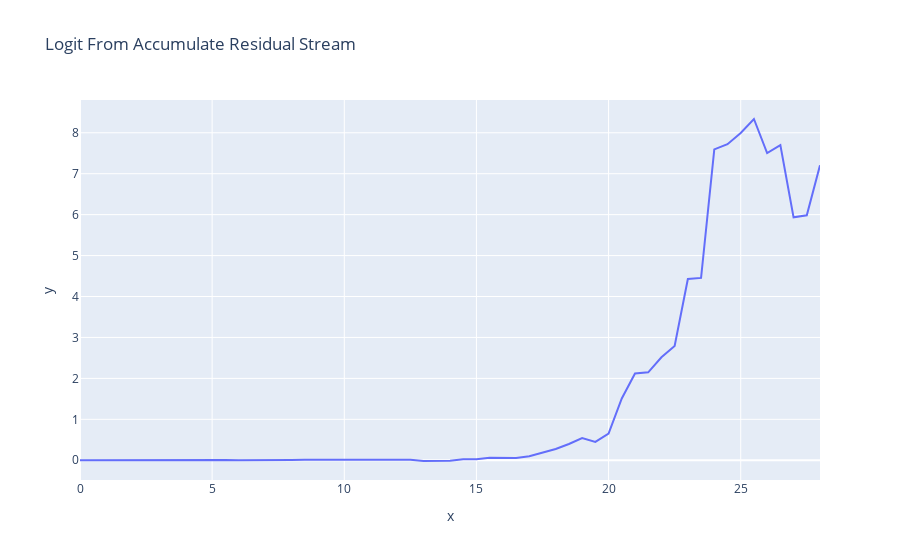

The notebook cell saved with this chart:
### Code cell
accumulated_residual, labels = clean_cache.accumulated_resid(
    layer=-1, incl_mid=True, pos_slice=-1, return_labels=True
)
logit_lens_logit_diffs = residual_stack_to_logit_diff(accumulated_residual, clean_cache)
line(
    logit_lens_logit_diffs,
    x=np.arange(model.cfg.n_layers * 2 + 1) / 2,
    hover_name=labels,
    title="Logit From Accumulate Residual Stream",
)

### Figure 1 — Plotly figure (JSON) as saved in the notebook; plotly's stock layout.template omitted (floating-point values rounded to 4 significant figures)
{"data": [{"hovertemplate": "<b>%{hovertext}</b><br><br>x=%{x}<br>y=%{y}<extra></extra>", "hovertext": ["0_pre", "0_mid", "1_pre", "1_mid", "2_pre", "2_mid", "3_pre", "3_mid", "4_pre", "4_mid", "5_pre", "5_mid", "6_pre", "6_mid", "7_pre", "7_mid", "8_pre", "8_mid", "9_pre", "9_mid", "10_pre", "10_mid", "11_pre", "11_mid", "12_pre", "12_mid", "13_pre", "13_mid", "14_pre", "14_mid", "15_pre", "15_mid", "16_pre", "16_mid", "17_pre", "17_mid", "18_pre", "18_mid", "19_pre", "19_mid", "20_pre", "20_mid", "21_pre", "21_mid", "22_pre", "22_mid", "23_pre", "23_mid", "24_pre", "24_mid", "25_pre", "25_mid", "26_pre", "26_mid", "27_pre", "27_mid", "final_post"], "legendgroup": "", "line": {"color": "#636efa", "dash": "solid"}, "marker": {"symbol": "circle"}, "mode": "lines", "name": "", "orientation": "v", "showlegend": false, "type": "scatter", "x": [0.0, 0.5, 1.0, 1.5, 2.0, 2.5, 3.0, 3.5, 4.0, 4.5, 5.0, 5.5, 6.0, 6.5, 7.0, 7.5, 8.0, 8.5, 9.0, 9.5, 10.0, 10.5, 11.0, 11.5, 12.0, 12.5, 13.0, 13.5, 14.0, 14.5, 15.0, 15.5, 16.0, 16.5, 17.0, 17.5, 18.0, 18.5, 19.0, 19.5, 20.0, 20.5, 21.0, 21.5, 22.0, 22.5, 23.0, 23.5, 24.0, 24.5, 25.0, 25.5, 26.0, 26.5, 27.0, 27.5, 28.0], "xaxis": "x", "y": [-0.002118, 5.333e-05, -0.002937, -0.002684, 0.0002058, 0.003384, 0.002057, 0.006719, 0.00474, 0.003279, 0.002623, 0.007115, 0.0009485, -0.001899, 0.000585, 0.00967, 0.005408, 0.01036, 0.01092, 0.01705, 0.01594, 0.01856, 0.02043, 0.02076, 0.01863, 0.01372, -0.01798, -0.00655, -0.01035, 0.02259, 0.02644, 0.0632, 0.06556, 0.0546, 0.09601, 0.1934, 0.275, 0.3973, 0.5406, 0.4468, 0.6491, 1.511, 2.118, 2.147, 2.514, 2.791, 4.427, 4.454, 7.594, 7.721, 7.993, 8.336, 7.505, 7.697, 5.934, 5.985, 7.207], "yaxis": "y"}], "layout": {"legend": {"tracegroupgap": 0}, "title": {"text": "Logit From Accumulate Residual Stream"}, "xaxis": {"anchor": "y", "domain": [0, 1], "title": {"text": "x"}}, "yaxis": {"anchor": "x", "domain": [0, 1], "title": {"text": "y"}}}}
